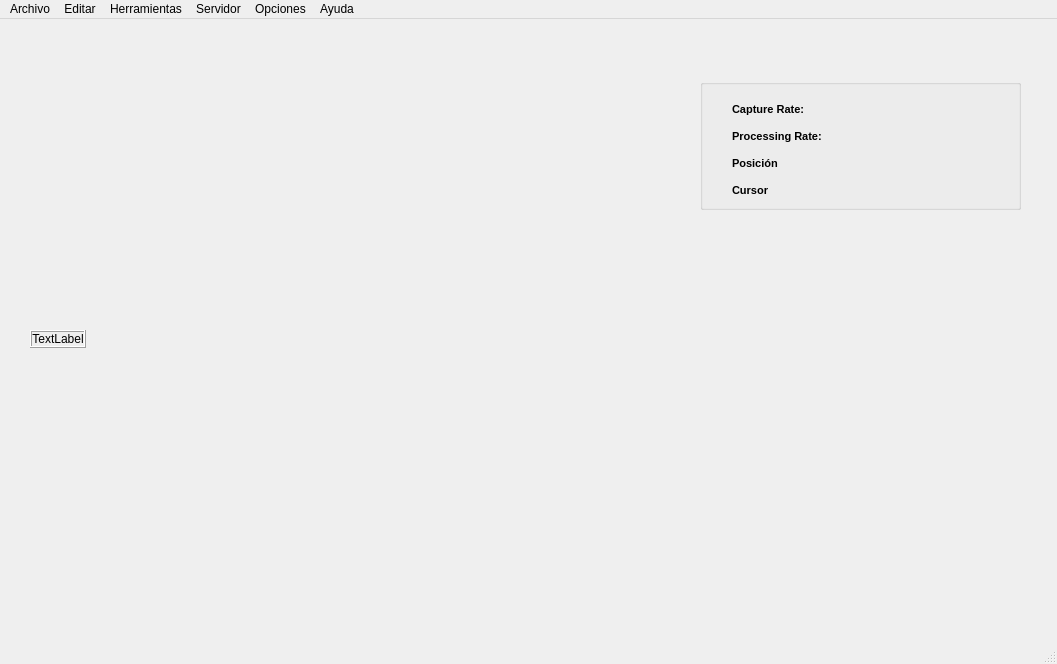
<?xml version="1.0" encoding="UTF-8"?>
<ui version="4.0">
 <class>MainWindow</class>
 <widget class="QMainWindow" name="MainWindow">
  <property name="geometry">
   <rect>
    <x>0</x>
    <y>0</y>
    <width>1057</width>
    <height>664</height>
   </rect>
  </property>
  <property name="windowTitle">
   <string>Sistema de Visión Global</string>
  </property>
  <widget class="QWidget" name="centralwidget">
   <widget class="QWidget" name="verticalLayoutWidget">
    <property name="geometry">
     <rect>
      <x>30</x>
      <y>60</y>
      <width>611</width>
      <height>521</height>
     </rect>
    </property>
    <layout class="QVBoxLayout" name="verticalLayout" stretch="0">
     <property name="sizeConstraint">
      <enum>QLayout::SetDefaultConstraint</enum>
     </property>
     <property name="margin">
      <number>0</number>
     </property>
     <item>
      <widget class="FrameLabel" name="imageLabel">
       <property name="sizePolicy">
        <sizepolicy hsizetype="Fixed" vsizetype="Fixed">
         <horstretch>0</horstretch>
         <verstretch>0</verstretch>
        </sizepolicy>
       </property>
       <property name="mouseTracking">
        <bool>true</bool>
       </property>
       <property name="frameShape">
        <enum>QFrame::Box</enum>
       </property>
       <property name="frameShadow">
        <enum>QFrame::Raised</enum>
       </property>
       <property name="text">
        <string>TextLabel</string>
       </property>
       <property name="alignment">
        <set>Qt::AlignCenter</set>
       </property>
      </widget>
     </item>
    </layout>
   </widget>
   <widget class="QGroupBox" name="groupBox">
    <property name="geometry">
     <rect>
      <x>700</x>
      <y>60</y>
      <width>321</width>
      <height>131</height>
     </rect>
    </property>
    <property name="title">
     <string/>
    </property>
    <widget class="QWidget" name="layoutWidget">
     <property name="geometry">
      <rect>
       <x>10</x>
       <y>20</y>
       <width>301</width>
       <height>102</height>
      </rect>
     </property>
     <layout class="QHBoxLayout" name="horizontalLayout_8">
      <item>
       <layout class="QVBoxLayout" name="verticalLayout_3">
        <item>
         <layout class="QHBoxLayout" name="horizontalLayout_7">
          <item>
           <widget class="QLabel" name="label_2">
            <property name="minimumSize">
             <size>
              <width>110</width>
              <height>0</height>
             </size>
            </property>
            <property name="maximumSize">
             <size>
              <width>110</width>
              <height>16777215</height>
             </size>
            </property>
            <property name="font">
             <font>
              <pointsize>8</pointsize>
              <weight>75</weight>
              <bold>true</bold>
             </font>
            </property>
            <property name="text">
             <string>Capture Rate:</string>
            </property>
            <property name="alignment">
             <set>Qt::AlignLeading|Qt::AlignLeft|Qt::AlignVCenter</set>
            </property>
           </widget>
          </item>
          <item>
           <widget class="QLabel" name="captureRateLabel">
            <property name="enabled">
             <bool>true</bool>
            </property>
            <property name="minimumSize">
             <size>
              <width>140</width>
              <height>0</height>
             </size>
            </property>
            <property name="maximumSize">
             <size>
              <width>140</width>
              <height>16777215</height>
             </size>
            </property>
            <property name="font">
             <font>
              <pointsize>8</pointsize>
             </font>
            </property>
            <property name="text">
             <string/>
            </property>
            <property name="alignment">
             <set>Qt::AlignLeading|Qt::AlignLeft|Qt::AlignVCenter</set>
            </property>
           </widget>
          </item>
         </layout>
        </item>
        <item>
         <layout class="QHBoxLayout" name="horizontalLayout_6">
          <item>
           <widget class="QLabel" name="label_3">
            <property name="minimumSize">
             <size>
              <width>110</width>
              <height>0</height>
             </size>
            </property>
            <property name="maximumSize">
             <size>
              <width>110</width>
              <height>16777215</height>
             </size>
            </property>
            <property name="font">
             <font>
              <pointsize>8</pointsize>
              <weight>75</weight>
              <bold>true</bold>
             </font>
            </property>
            <property name="text">
             <string>Processing Rate:</string>
            </property>
            <property name="alignment">
             <set>Qt::AlignLeading|Qt::AlignLeft|Qt::AlignVCenter</set>
            </property>
           </widget>
          </item>
          <item>
           <widget class="QLabel" name="processingRateLabel">
            <property name="minimumSize">
             <size>
              <width>140</width>
              <height>0</height>
             </size>
            </property>
            <property name="maximumSize">
             <size>
              <width>140</width>
              <height>16777215</height>
             </size>
            </property>
            <property name="font">
             <font>
              <pointsize>8</pointsize>
             </font>
            </property>
            <property name="text">
             <string/>
            </property>
            <property name="alignment">
             <set>Qt::AlignLeading|Qt::AlignLeft|Qt::AlignVCenter</set>
            </property>
           </widget>
          </item>
         </layout>
        </item>
        <item>
         <layout class="QHBoxLayout" name="horizontalLayout_4">
          <item>
           <widget class="QLabel" name="label_6">
            <property name="minimumSize">
             <size>
              <width>110</width>
              <height>0</height>
             </size>
            </property>
            <property name="maximumSize">
             <size>
              <width>110</width>
              <height>16777215</height>
             </size>
            </property>
            <property name="font">
             <font>
              <pointsize>8</pointsize>
              <weight>75</weight>
              <bold>true</bold>
             </font>
            </property>
            <property name="text">
             <string>Posición</string>
            </property>
           </widget>
          </item>
          <item>
           <widget class="QLabel" name="mouseCursorRealPosLabel">
            <property name="minimumSize">
             <size>
              <width>140</width>
              <height>0</height>
             </size>
            </property>
            <property name="maximumSize">
             <size>
              <width>140</width>
              <height>16777215</height>
             </size>
            </property>
            <property name="font">
             <font>
              <pointsize>8</pointsize>
             </font>
            </property>
            <property name="text">
             <string/>
            </property>
           </widget>
          </item>
         </layout>
        </item>
        <item>
         <layout class="QHBoxLayout" name="horizontalLayout_5">
          <item>
           <widget class="QLabel" name="label_8">
            <property name="minimumSize">
             <size>
              <width>110</width>
              <height>0</height>
             </size>
            </property>
            <property name="maximumSize">
             <size>
              <width>110</width>
              <height>16777215</height>
             </size>
            </property>
            <property name="font">
             <font>
              <pointsize>8</pointsize>
              <weight>75</weight>
              <bold>true</bold>
             </font>
            </property>
            <property name="text">
             <string>Cursor</string>
            </property>
           </widget>
          </item>
          <item>
           <widget class="FrameLabel" name="mouseCursorPosLabel">
            <property name="minimumSize">
             <size>
              <width>140</width>
              <height>0</height>
             </size>
            </property>
            <property name="maximumSize">
             <size>
              <width>140</width>
              <height>16777215</height>
             </size>
            </property>
            <property name="font">
             <font>
              <pointsize>8</pointsize>
             </font>
            </property>
            <property name="text">
             <string/>
            </property>
           </widget>
          </item>
         </layout>
        </item>
       </layout>
      </item>
     </layout>
    </widget>
   </widget>
  </widget>
  <widget class="QMenuBar" name="menubar">
   <property name="geometry">
    <rect>
     <x>0</x>
     <y>0</y>
     <width>1057</width>
     <height>25</height>
    </rect>
   </property>
   <widget class="QMenu" name="menuEdit">
    <property name="title">
     <string>Editar</string>
    </property>
    <addaction name="actionEditCamara1"/>
    <addaction name="actionEditCamara2"/>
    <addaction name="separator"/>
    <addaction name="actionEditColor"/>
    <addaction name="separator"/>
    <addaction name="actionEditPatch"/>
    <addaction name="separator"/>
    <addaction name="actionDimensionsField"/>
   </widget>
   <widget class="QMenu" name="menuAcerca">
    <property name="title">
     <string>Ayuda</string>
    </property>
    <addaction name="actionAcerca_de"/>
   </widget>
   <widget class="QMenu" name="menuFile">
    <property name="title">
     <string>Archivo</string>
    </property>
    <addaction name="actionCargar_Configuraci_n_Global"/>
    <addaction name="actionGuardar_Configuraci_n_Global"/>
    <addaction name="separator"/>
    <addaction name="actionFileClose"/>
   </widget>
   <widget class="QMenu" name="menuTools">
    <property name="title">
     <string>Herramientas</string>
    </property>
    <widget class="QMenu" name="menuCalibrate">
     <property name="title">
      <string>Calibrar cámara</string>
     </property>
     <addaction name="actionCalibraMono"/>
     <addaction name="actionCalibraStereo"/>
    </widget>
    <widget class="QMenu" name="menuSearchPatch">
     <property name="title">
      <string>Seguir objeto</string>
     </property>
     <addaction name="actionSearchPatch1"/>
     <addaction name="actionSearchPatch2"/>
     <addaction name="actionSearchPatch3"/>
     <addaction name="separator"/>
     <addaction name="actionSearchBall1"/>
    </widget>
    <widget class="QMenu" name="menuTraining">
     <property name="title">
      <string>Training</string>
     </property>
     <addaction name="actionBayes"/>
    </widget>
    <addaction name="menuCalibrate"/>
    <addaction name="separator"/>
    <addaction name="menuSearchPatch"/>
    <addaction name="menuTraining"/>
   </widget>
   <widget class="QMenu" name="menuOpciones">
    <property name="title">
     <string>Opciones</string>
    </property>
   </widget>
   <widget class="QMenu" name="menuServidor">
    <property name="title">
     <string>Servidor</string>
    </property>
    <addaction name="actionIniciar"/>
    <addaction name="actionDetener"/>
    <addaction name="actionIniciarTrackingGlobal"/>
    <addaction name="actionDetenerTrackingGlobal"/>
   </widget>
   <addaction name="menuFile"/>
   <addaction name="menuEdit"/>
   <addaction name="menuTools"/>
   <addaction name="menuServidor"/>
   <addaction name="menuOpciones"/>
   <addaction name="menuAcerca"/>
  </widget>
  <widget class="QStatusBar" name="statusbar"/>
  <action name="actionOne">
   <property name="text">
    <string>Nuevo</string>
   </property>
  </action>
  <action name="actionTwo">
   <property name="text">
    <string>two</string>
   </property>
  </action>
  <action name="actionThree">
   <property name="text">
    <string>three</string>
   </property>
  </action>
  <action name="actionFour">
   <property name="text">
    <string>four</string>
   </property>
  </action>
  <action name="actionFive">
   <property name="text">
    <string>five</string>
   </property>
  </action>
  <action name="actionOne_2">
   <property name="text">
    <string>one</string>
   </property>
  </action>
  <action name="actionTwo_2">
   <property name="text">
    <string>two</string>
   </property>
  </action>
  <action name="actionAcerca_de">
   <property name="icon">
    <iconset>
     <normaloff>../../../../../unc/Investigaciones/vision_global/qt4/qt-book/chap04/spreadsheet/images/find.png</normaloff>../../../../../unc/Investigaciones/vision_global/qt4/qt-book/chap04/spreadsheet/images/find.png</iconset>
   </property>
   <property name="text">
    <string>Acerca de ...</string>
   </property>
   <property name="statusTip">
    <string>Muestra información del sistema</string>
   </property>
  </action>
  <action name="actionC_mara">
   <property name="text">
    <string>Cámara</string>
   </property>
  </action>
  <action name="actionNueva">
   <property name="text">
    <string>Nueva Cámara</string>
   </property>
  </action>
  <action name="actionCargar">
   <property name="text">
    <string>Cargar Configuración desde Archivo</string>
   </property>
  </action>
  <action name="actionGuardar">
   <property name="text">
    <string>Guardar Configuración de Cámara</string>
   </property>
  </action>
  <action name="actionRobots">
   <property name="text">
    <string>Robots</string>
   </property>
  </action>
  <action name="actionCancha">
   <property name="text">
    <string>Cancha</string>
   </property>
  </action>
  <action name="actionEquipo">
   <property name="text">
    <string>Equipo</string>
   </property>
  </action>
  <action name="actionCampeonato">
   <property name="text">
    <string>Campeonato</string>
   </property>
  </action>
  <action name="actionNueva_Configuraci_n_Global">
   <property name="text">
    <string>Nueva Configuración Global</string>
   </property>
  </action>
  <action name="actionCargar_Configuraci_n_Global">
   <property name="enabled">
    <bool>false</bool>
   </property>
   <property name="icon">
    <iconset>
     <normaloff>../../../../../unc/Investigaciones/vision_global/qt4/qt-book/chap04/spreadsheet/images/find.png</normaloff>../../../../../unc/Investigaciones/vision_global/qt4/qt-book/chap04/spreadsheet/images/find.png</iconset>
   </property>
   <property name="text">
    <string>Cargar Configuración Global</string>
   </property>
  </action>
  <action name="actionGuardar_Configuraci_n_Global">
   <property name="enabled">
    <bool>false</bool>
   </property>
   <property name="text">
    <string>Guardar Configuración Global</string>
   </property>
  </action>
  <action name="actionNuevo">
   <property name="text">
    <string>Nuevo</string>
   </property>
  </action>
  <action name="actionCargar_2">
   <property name="text">
    <string>Cargar</string>
   </property>
  </action>
  <action name="actionGuardar_2">
   <property name="text">
    <string>Guardar</string>
   </property>
  </action>
  <action name="actionCalibraMono">
   <property name="text">
    <string>Mono</string>
   </property>
  </action>
  <action name="actionCalibraStereo">
   <property name="enabled">
    <bool>false</bool>
   </property>
   <property name="text">
    <string>Stereo</string>
   </property>
  </action>
  <action name="actionFileClose">
   <property name="text">
    <string>Cerrar</string>
   </property>
  </action>
  <action name="actionNueva_2">
   <property name="text">
    <string>Nueva</string>
   </property>
  </action>
  <action name="actionCargar_3">
   <property name="text">
    <string>Cargar</string>
   </property>
  </action>
  <action name="actionGuardar_3">
   <property name="text">
    <string>Guardar</string>
   </property>
  </action>
  <action name="actionNueva_3">
   <property name="text">
    <string>Nuevo</string>
   </property>
  </action>
  <action name="actionCargar_4">
   <property name="text">
    <string>Cargar</string>
   </property>
  </action>
  <action name="actionConfigurar">
   <property name="text">
    <string>Guardar</string>
   </property>
  </action>
  <action name="actionNueva_4">
   <property name="text">
    <string>Nueva</string>
   </property>
  </action>
  <action name="actionCargar_5">
   <property name="text">
    <string>Cargar</string>
   </property>
  </action>
  <action name="actionGuardar_4">
   <property name="text">
    <string>Guardar</string>
   </property>
  </action>
  <action name="actionFormato">
   <property name="text">
    <string>Formato</string>
   </property>
  </action>
  <action name="actionSearchPatch1">
   <property name="text">
    <string>Parche1</string>
   </property>
  </action>
  <action name="actionSearchPatch2">
   <property name="text">
    <string>Parche2</string>
   </property>
  </action>
  <action name="actionSearchPatch3">
   <property name="text">
    <string>Parche3</string>
   </property>
  </action>
  <action name="actionSearchBall1">
   <property name="text">
    <string>Pelota</string>
   </property>
  </action>
  <action name="actionSistema_HUE">
   <property name="text">
    <string>HUE</string>
   </property>
  </action>
  <action name="actionPelota_2">
   <property name="text">
    <string>Pelota</string>
   </property>
  </action>
  <action name="actionEditCamara2">
   <property name="enabled">
    <bool>false</bool>
   </property>
   <property name="text">
    <string>Cámara 2</string>
   </property>
  </action>
  <action name="actionEditColor">
   <property name="text">
    <string>Colores</string>
   </property>
  </action>
  <action name="actionEditPatch">
   <property name="text">
    <string>Parches</string>
   </property>
  </action>
  <action name="actionGuardar_5">
   <property name="text">
    <string>Guardar</string>
   </property>
  </action>
  <action name="actionConfigurar_par_metros_intr_nsecos">
   <property name="text">
    <string>Configurar parámetros intrínsecos</string>
   </property>
  </action>
  <action name="actionCargar_6">
   <property name="text">
    <string>Cargar</string>
   </property>
  </action>
  <action name="actionGuardar_6">
   <property name="text">
    <string>Guardar</string>
   </property>
  </action>
  <action name="actionIngresar_par_metros">
   <property name="text">
    <string>Ingresar parámetros</string>
   </property>
  </action>
  <action name="actionBayes">
   <property name="text">
    <string>Bayes</string>
   </property>
  </action>
  <action name="actionEditCamara1">
   <property name="text">
    <string>Cámara 1</string>
   </property>
   <property name="statusTip">
    <string>Edición de los parámetros de la Cámara 1</string>
   </property>
  </action>
  <action name="actionIniciar">
   <property name="text">
    <string>Iniciar</string>
   </property>
  </action>
  <action name="actionDetener">
   <property name="text">
    <string>Detener</string>
   </property>
  </action>
  <action name="actionIniciarTrackingGlobal">
   <property name="text">
    <string>Iniciar Tracking Global</string>
   </property>
  </action>
  <action name="actionDetenerTrackingGlobal">
   <property name="text">
    <string>Detener Tracking Global</string>
   </property>
  </action>
  <action name="actionDimensionsField">
   <property name="text">
    <string>Dimensiones de la Cancha</string>
   </property>
  </action>
 </widget>
 <customwidgets>
  <customwidget>
   <class>FrameLabel</class>
   <extends>QLabel</extends>
   <header location="global">FrameLabel.h</header>
  </customwidget>
 </customwidgets>
 <resources/>
 <connections/>
</ui>
